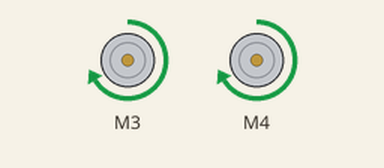
The sketch below on a simulated Arduino Uno, built with avr-gcc and run on an emulated ATmega328P. Parts: 2 × DC motor (green arrow = forward, orange = backward, longer = faster).

Above: at 0.5 s.
At 1.5 s:
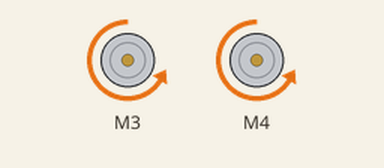
At 5.5 s:
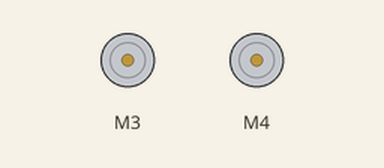
Timing chart, 0 to 6.9 s (numbered marks = the images above):
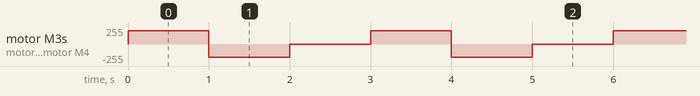

Measured:
- by itself, motor M3, motor M4: repeats every 3.0 s: backward 200/255 1.0 s, stopped 1.0 s, forward 200/255 1.0 s

The sketch:

MotorTest.ino
```cpp
// you need this so you can use the adafruit motor shield library:
#include <AFMotor.h>

// this created our first motor (called "motor") on port 3 of the motorshield:
AF_DCMotor motor(3, MOTOR12_64KHZ);

// we do it again, this time our second motor will be called "motor2" on port
// 4 of the motorshield:
AF_DCMotor motor2(4, MOTOR12_64KHZ);
// so now we have 2 motors called "motor" and "motor2"

void setup() {
 Serial.begin(9600);           // set up Serial library at 9600 bps
 //Serial.println("Motor test!");

 // set the speed to 200 of 255 of "motor".  Note that 0 is stop,
 // 255 is full speed:
 motor.setSpeed(200);

 // set the speed to 200 of 255 of "motor2":
 motor2.setSpeed(200);
}

void loop() {
 //Serial.print("tick");

 motor.run(FORWARD);      // turn it on going forward
 motor2.run(FORWARD);  // motor 2 goes forward as well
 delay(1000);

 //Serial.print("tock");
 motor.run(BACKWARD);     // the other way
 motor2.run(BACKWARD);  //again for motor 2
 delay(1000);

 //Serial.print("tack");
 motor.run(RELEASE);      // stopped
 motor2.run(RELEASE);  // command motor 2 to stop
 delay(1000);
}
```
